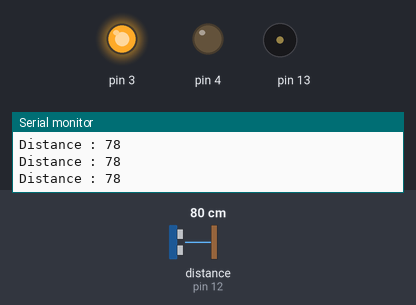
Recording of a sketch running on a simulated Arduino Uno, built with avr-gcc and run on an emulated ATmega328P. Parts: output pins drawn as LEDs (lit = HIGH), buzzer (waves = sounding), the last lines printed to the serial monitor. Wiring (inferred from the names in the program): ultrasonic range finder: trigger pin 11; echo pin 12. The inputs (shaded band) are chosen by the test bench; at power-on: distance to the obstacle (sensor on pin 12) 80 cm. The echo pulse lasts 58.3 µs per cm; pins used as bus, display or sensor lines are not drawn.

Above: at 1.2 s.
1.3 s: distance to the obstacle (sensor on pin 12) set to 7 cm
4.3 s: distance to the obstacle (sensor on pin 12) set to 4 cm
At 5.5 s:
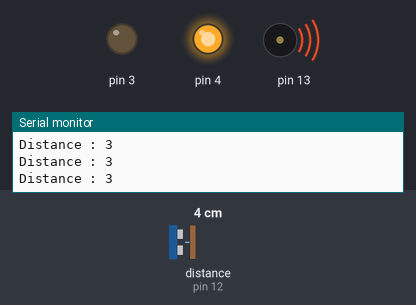
5.8 s: distance to the obstacle (sensor on pin 12) set to 9 cm
At 6.8 s:
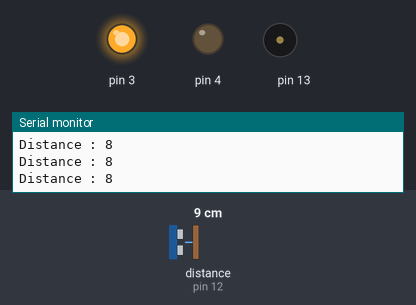
7.3 s: distance to the obstacle (sensor on pin 12) set to 2 cm
At 7.9 s:
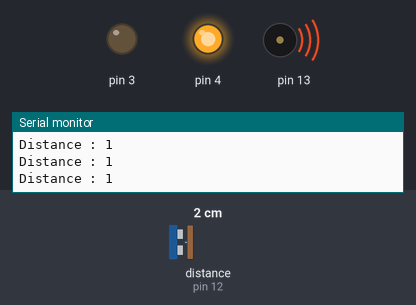
Timing chart, 0 to 9.8 s (numbered marks = the images above; inputs shaded):
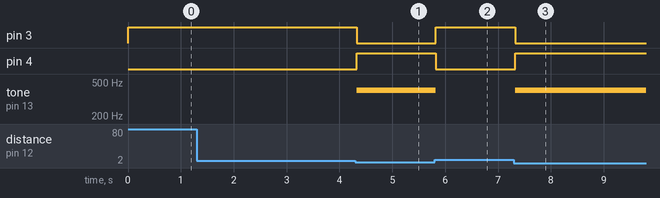

Measured:
- the behaviour switches between 6 and 5 cm on distance to the obstacle (sensor on pin 12) (found by bisection; images 0 and 1)
- after the input at 4.3 s, pin 3: HIGH → LOW at once; pin 4: LOW → HIGH at once; tone on pin 13: silent → 400 Hz at once
- after the input at 5.8 s, pin 3: LOW → HIGH at once; pin 4: HIGH → LOW at once; tone on pin 13: 400 Hz → silent at once
- after the input at 7.3 s, pin 3: HIGH → LOW at once; pin 4: LOW → HIGH at once; tone on pin 13: silent → 400 Hz at once

The sketch:

projectArduino.ino
```cpp
const int trigPin = 11;
const int echoPin = 12;

long duration;
int distance;


void setup() {
  Serial.begin(9600);
  pinMode(trigPin, OUTPUT);
  pinMode(echoPin, INPUT);
  pinMode(3, OUTPUT);
  pinMode(4, OUTPUT);
  pinMode(13, OUTPUT);
}


void loop() {
  digitalWrite(trigPin, LOW);
  delayMicroseconds(2);
  digitalWrite(trigPin, HIGH);
  delayMicroseconds(10);
  digitalWrite(trigPin, LOW);
  duration = pulseIn(echoPin, HIGH);
  distance = duration * 0.034 / 2;
  Serial.print("Distance : ");
  Serial.println(distance);


  if (distance <= 4 ) {
    tone(13,400);
    digitalWrite(3, LOW);
    digitalWrite(4, HIGH);
  }
  else {
    noTone(13);
    digitalWrite(3, HIGH);
    digitalWrite(4, LOW);
  }
}
```
